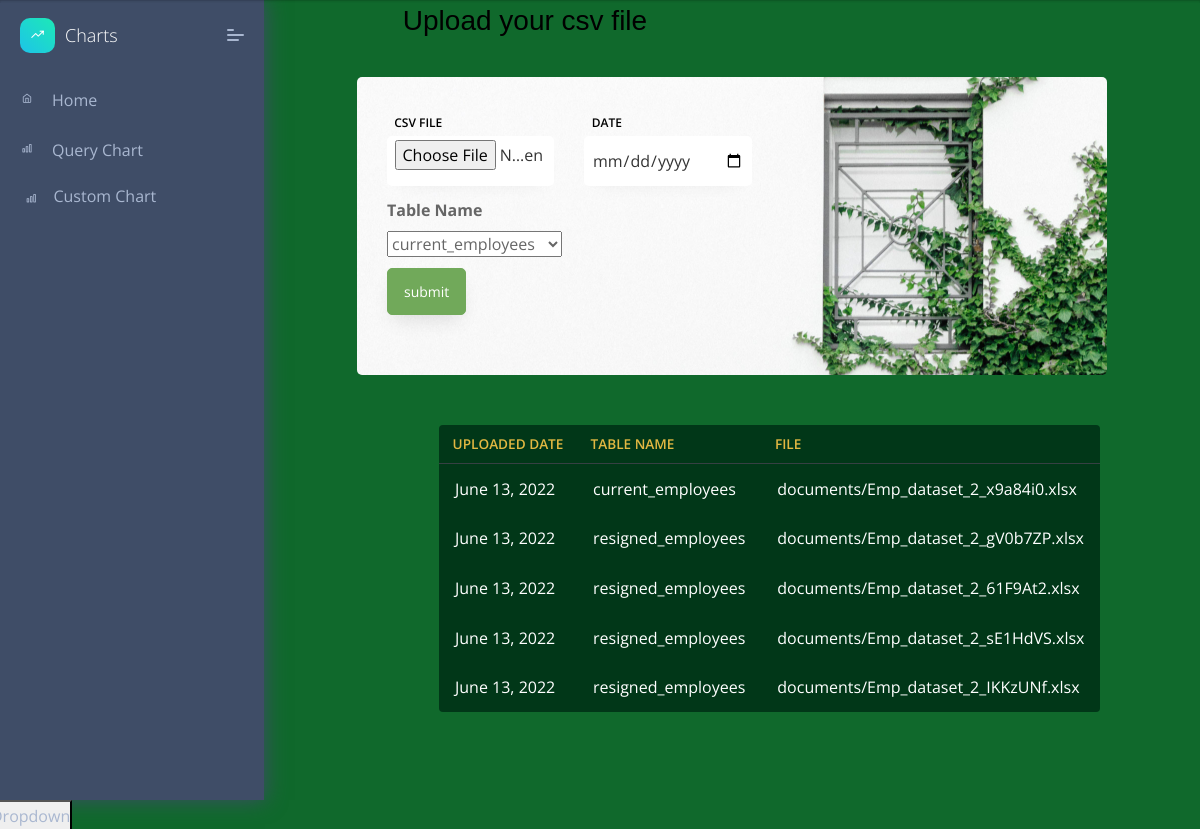
The page / on the database its author committed.
### graph/models.py (models this page shows)
class File(models.Model):
    file_id=models.AutoField(primary_key=True)
    table_name=models.CharField(max_length=100,default='na')
    file=models.FileField(upload_to='documents')
    date=models.DateField(null=True)

### graph/views.py (the view)
# urls.py: path('',views.index,name=''),
@csrf_exempt
def index(request):
    print(request)
    if request.method=="POST":
        file_name=request.POST['filename']
        file=request.FILES.get('file')
        print(file_name)
        date=request.POST['date']
        obj=File()
        obj.file=file
        obj.table_name=file_name
        obj.date=date
        obj.save()
        read_file = pd.read_excel(file)
        read_file.to_csv (f'media/csv/{file_name}.csv', index = None, header=True)
        file=open(f'media/csv/{file_name}.csv',mode='r')
        data=file.readlines()
        if file_name=='current_employees':
            Model=Currentemployees()
            print(type(Model))
        else:
            Model=Resignedemployees()
            print(type(Model))
        my_list=[]
        for i in range(len(data)):
            values=data[i].split(',')
            my_list.append(values)
        my_list.remove(my_list[0])
        for i in range(len(my_list)):
            flag=True
            try:
                if file_name=='current_employees':
                    details=Currentemployees.objects.get(Emp_Code=my_list[i][0])
                    flag=False
                else:
                    details=Resignedemployees.objects.get(Emp_Code=my_list[i][0])
                    flag=False
            except:
                print('except')
                pass
            if flag==False:
                if file_name=='current_employees':
                    Currentemployees.objects.filter(Emp_Code=my_list[i][0]).update(Emp_Name=my_list[i][1],Joining_Date=my_list[i][2],Division=my_list[i][3],
                    Rel_Exp_Till_Date_in_Yrs=round(float(my_list[i][4])),Designation=my_list[i][5],Date_of_Birth=my_list[i][6].split(' ')[0],
                    Project_Function=my_list[i][7],QA_Dev_DB=my_list[i][8],Gender=my_list[i][9],Source=my_list[i][10],
                    Full_Time_Contractual=my_list[i][11],Manager_Name=my_list[i][12])
                else:
                    Resignedemployees.objects.filter(Emp_Code=my_list[i][0]).update(Emp_Name=my_list[i][1],Joining_Date=my_list[i][2],Division=my_list[i][3],
                    Rel_Exp_Till_Date_in_Yrs=round(float(my_list[i][4])),Designation=my_list[i][5],Date_of_Birth=my_list[i][6].split(' ')[0],
                    Project_Function=my_list[i][7],QA_Dev_DB=my_list[i][8],Gender=my_list[i][9],Source=my_list[i][10],
                    Full_Time_Contractual=my_list[i][11],Manager_Name=my_list[i][12])
            else:
                if file_name=='current_employees':
                   obj=Currentemployees()
                else:
                    obj=Resignedemployees()
                obj.Emp_Code=my_list[i][0]
                obj.Emp_Name=my_list[i][1]
                obj.Joining_Date=my_list[i][2]
                obj.Division=my_list[i][3]
                obj.Rel_Exp_Till_Date_in_Yrs=round(float(my_list[i][4]))
                obj.Designation=my_list[i][5]
                obj.Date_of_Birth=my_list[i][6].split(' ')[0]
                obj.Project_Function=my_list[i][7]
                obj.QA_Dev_DB=my_list[i][8]
                obj.Gender=my_list[i][9]
                obj.Source=my_list[i][10]
                obj.Full_Time_Contractual=my_list[i][11]
                obj.Manager_Name=my_list[i][12]
                obj.save()
        files=File.objects.all()
        last_ten = File.objects.all().order_by('-file_id')[:5]
        messages.success(request,'file uploaded successfully')
        print(len(files))
        return render(request,'index.html',{'details':last_ten,'length':len(files)})
    else:
        files=File.objects.all()
        last_ten = File.objects.all().order_by('-file_id')[:5]
        return render(request,'index.html',{'details':last_ten,'length':len(files)})

### graph/templates/index.html (shortened to what this page needs)
{% extends "layouts/base.html" %}
{% load static %}
{% block stylesheets %}
    <link rel="stylesheet" href="{% static 'chart/chart-morris/css/morris.css' %}">
    <link rel="stylesheet" href="https://stackpath.bootstrapcdn.com/font-awesome/4.7.0/css/font-awesome.min.css">
	<link rel="stylesheet" href="https://maxcdn.bootstrapcdn.com/bootstrap/3.4.1/css/bootstrap.min.css">
	 <link rel="stylesheet" href="{% static 'css/style.css' %}">
	<link rel="stylesheet" href="{% static 'css/style3.css' %}">
{% endblock stylesheets %}
{% block content %}
<div class="container">
    <div class="row justify-content-center">
        <div class="col-md-6 text-center mb-5">
            <h2 class="heading-section">Upload your csv file</h2>
        </div>
    </div>
    <div class="row justify-content-center">
        <div class="col-lg-10">
            <div class="wrapper img" style="background-image: url(static/images/img.jpg);">
                <div class="row">
                    <div class="col-md-9 col-lg-7">
                        <div class="contact-wrap w-100 p-md-5 p-4">
                            <form method="POST" id="contactForm"  class="contactForm" enctype="multipart/form-data" validate>
                                <div class="row">
                                    <div class="col-md-6">
                                        <div class="form-group">
                                            <label class="label" for="file">csv file</label>
                                            <input type="file" class="form-control" name="file" id="name" required>
                                        </div>
                                    </div>
                                     <div class="col-md-6">
                                        <div class="form-group">
                                            <label class="label" for="email">Date</label>
                                            <input type="date" class="form-control" name="date" id="date" required>
                                        </div>
                                    </div>
                                    <div class="col-md-6">
                                        <div class="form-group">
                                            <label for="lang" class="">Table Name</label>
                                            <select name="filename" id="" required>
                                                <option value="current_employees">current_employees</option>
                                            </select>
                                        </div>
                                    </div>
                                    <div class="col-md-12">
                                        <div class="form-group">
                                            <input type="submit" value="submit" class="btn btn-primary">
                                        </div>
                                    </div>
                                </div>
                            </form>
                        </div>
                    </div>
                </div>
            </div>
        </div>
    </div>
</div>
{% if length == 0 %}
		<p class='message'style="color:rgb(209, 226, 13);margin-top:-95px;font-size: 30px;">NO FILES </p>
{% else %}
		<table style="margin-top: 50px;">
			<thead>
			  <tr>
				<th>UPLOADED DATE
				<th>TABLE NAME
				<th>FILE
			</thead>
			<tbody>
				{% for detail in details %}
				 <tr>
					<td>{{detail.date}}
					<td>{{detail.table_name}}
					<td>{{detail.file}}
				{% endfor %}
			</tbody>
		  </table>
{% endif %}
{% endblock %}

### graph/templates/layouts/base.html (shortened to what this page needs)
<!DOCTYPE html>
<html lang="en">
<head>
    <link rel="stylesheet" href="/static/assets/fonts/fontawesome/css/fontawesome-all.min.css">
    <link rel="stylesheet" href="/static/assets/plugins/animation/css/animate.min.css">
    <link rel="stylesheet" href="/static/assets/css/style.css">
    <link rel="stylesheet" href="//cdnjs.cloudflare.com/ajax/libs/highlight.js/10.3.2/styles/default.min.css">
    {% block stylesheets %}{% endblock stylesheets %}
</head>
<body>
    {% include 'includes/navigation.html' %}
    <div class="pcoded-main-container">
        <div class="pcoded-wrapper">
            {% block content %}{% endblock content %}
        </div>
    </div>
    {% include 'includes/scripts.html' %}
</body>
</html>

### graph/templates/includes/navigation.html (shortened to what this page needs)
    <nav class="pcoded-navbar">
        <div class="navbar-wrapper">
            <div class="navbar-brand header-logo">
                <a target="_blank"
                    class="b-brand">
                    <div class="b-bg">
                        <i class="feather icon-trending-up"></i>
                    </div>
                    <span class="b-title"> Charts</span>
                <a class="mobile-menu" id="mobile-collapse" href="javascript:"><span></span></a>
            </div>
            <div class="navbar-content scroll-div">
                <ul class="nav pcoded-inner-navbar">
                    <li data-username="dashboard Default Ecommerce CRM Analytics Crypto Project">
                        <a href="/" class="nav-link "><span class="pcoded-micon"><i class="feather icon-home"></i></span><span class="pcoded-mtext">Home</span></a>
                    </li>
                    <li data-username="Dashboard charts loaded from a file">
                       <a href="/que" class="nav-link ">
                            <span class="pcoded-micon"><i class="feather icon-bar-chart"></i></span>
                                <span class="pcoded-mtext">Query Chart</span></a>
                    </li>
                    <li data-username="Dashboard charts loaded from a file" onclick="myFunction()">
                        <a href="#" class="nav-link ">
                             <span class="pcoded-micon"><i class="feather icon-bar-chart"></i></span>
                                <span class="pcoded-mtext dropbtn" >Custom Chart</span></a>
                            </div>
               <div class="dropdown">
                      <button onclick="myFunction()" class="dropbtn">Dropdown</button>
            </div>
            </div>
    </nav>

### graph/templates/includes/scripts.html (shortened to what this page needs)
    <script>hljs.initHighlightingOnLoad();</script> -->

### graph/static/css/style3.css (style rules this page uses)
*, *:before, *:after { margin: 0; padding: 0; box-sizing: border-box; }
body { background: #10692c; font-family: 'Open Sans', sans-serif; }
table { background: hsl(145, 97%, 11%); border-radius: 0.25em; border-collapse: collapse; margin: 1em; margin-left: 175px; margin-top: -69px; }
th { border-bottom: 1px solid #364043; color: #E2B842; font-size: 0.85em; font-weight: 600; padding: 0.5em 1em; text-align: left; }
td { color: #fff; font-weight: 400; padding: 0.65em 1em; }
tbody tr { transition: background 0.25s ease; }

### graph/templates/includes/navigation.html (style rules this page uses)
.dropbtn { margin-left: -11px; }
.dropdown { position: relative; display: inline-block; width: ; }

### rows shown on the page
File: date "June 13, 2022", table_name "current_employees", file "documents/Emp_dataset_2_x9a84i0.xlsx"
File: date "June 13, 2022", table_name "resigned_employees", file "documents/Emp_dataset_2_gV0b7ZP.xlsx"
File: date "June 13, 2022", table_name "resigned_employees", file "documents/Emp_dataset_2_61F9At2.xlsx"
File: date "June 13, 2022", table_name "resigned_employees", file "documents/Emp_dataset_2_sE1HdVS.xlsx"
File: date "June 13, 2022", table_name "resigned_employees", file "documents/Emp_dataset_2_IKKzUNf.xlsx"
